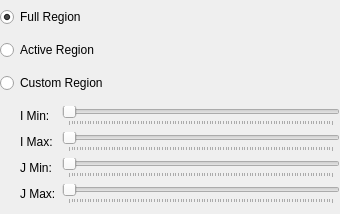
<?xml version="1.0" encoding="UTF-8"?>
<ui version="4.0">
 <class>Region2dSettingEditWidget</class>
 <widget class="QWidget" name="Region2dSettingEditWidget">
  <property name="geometry">
   <rect>
    <x>0</x>
    <y>0</y>
    <width>340</width>
    <height>214</height>
   </rect>
  </property>
  <property name="windowTitle">
   <string>Form</string>
  </property>
  <layout class="QVBoxLayout" name="verticalLayout">
   <property name="leftMargin">
    <number>0</number>
   </property>
   <property name="topMargin">
    <number>0</number>
   </property>
   <property name="rightMargin">
    <number>0</number>
   </property>
   <property name="bottomMargin">
    <number>0</number>
   </property>
   <item>
    <widget class="QRadioButton" name="fullRadioButton">
     <property name="text">
      <string>Full Region</string>
     </property>
     <property name="checked">
      <bool>true</bool>
     </property>
    </widget>
   </item>
   <item>
    <widget class="QRadioButton" name="activeRadioButton">
     <property name="text">
      <string>Active Region</string>
     </property>
    </widget>
   </item>
   <item>
    <widget class="QRadioButton" name="customRadioButton">
     <property name="text">
      <string>Custom Region</string>
     </property>
    </widget>
   </item>
   <item>
    <layout class="QHBoxLayout" name="horizontalLayout">
     <item>
      <spacer name="horizontalSpacer">
       <property name="orientation">
        <enum>Qt::Horizontal</enum>
       </property>
       <property name="sizeType">
        <enum>QSizePolicy::Fixed</enum>
       </property>
       <property name="sizeHint" stdset="0">
        <size>
         <width>20</width>
         <height>20</height>
        </size>
       </property>
      </spacer>
     </item>
     <item>
      <layout class="QGridLayout" name="gridLayout">
       <item row="0" column="0">
        <widget class="QLabel" name="iMinLabel">
         <property name="text">
          <string>I Min:</string>
         </property>
        </widget>
       </item>
       <item row="0" column="1">
        <widget class="SliderWithValue" name="iMinSlider">
         <property name="enabled">
          <bool>false</bool>
         </property>
         <property name="orientation">
          <enum>Qt::Horizontal</enum>
         </property>
         <property name="tickPosition">
          <enum>QSlider::TicksBelow</enum>
         </property>
        </widget>
       </item>
       <item row="1" column="0">
        <widget class="QLabel" name="iMaxLabel">
         <property name="text">
          <string>I Max:</string>
         </property>
        </widget>
       </item>
       <item row="1" column="1">
        <widget class="SliderWithValue" name="iMaxSlider">
         <property name="enabled">
          <bool>false</bool>
         </property>
         <property name="orientation">
          <enum>Qt::Horizontal</enum>
         </property>
         <property name="tickPosition">
          <enum>QSlider::TicksBelow</enum>
         </property>
        </widget>
       </item>
       <item row="2" column="0">
        <widget class="QLabel" name="jMinLabel">
         <property name="text">
          <string>J Min:</string>
         </property>
        </widget>
       </item>
       <item row="2" column="1">
        <widget class="SliderWithValue" name="jMinSlider">
         <property name="enabled">
          <bool>false</bool>
         </property>
         <property name="orientation">
          <enum>Qt::Horizontal</enum>
         </property>
         <property name="tickPosition">
          <enum>QSlider::TicksBelow</enum>
         </property>
        </widget>
       </item>
       <item row="3" column="0">
        <widget class="QLabel" name="jMaxLabel">
         <property name="text">
          <string>J Max:</string>
         </property>
        </widget>
       </item>
       <item row="3" column="1">
        <widget class="SliderWithValue" name="jMaxSlider">
         <property name="enabled">
          <bool>false</bool>
         </property>
         <property name="orientation">
          <enum>Qt::Horizontal</enum>
         </property>
         <property name="tickPosition">
          <enum>QSlider::TicksBelow</enum>
         </property>
        </widget>
       </item>
      </layout>
     </item>
    </layout>
   </item>
  </layout>
 </widget>
 <customwidgets>
  <customwidget>
   <class>SliderWithValue</class>
   <extends>QSlider</extends>
   <header>guibase/widget/sliderwithvalue.h</header>
  </customwidget>
 </customwidgets>
 <resources/>
 <connections>
  <connection>
   <sender>customRadioButton</sender>
   <signal>toggled(bool)</signal>
   <receiver>iMinSlider</receiver>
   <slot>setEnabled(bool)</slot>
   <hints>
    <hint type="sourcelabel">
     <x>52</x>
     <y>74</y>
    </hint>
    <hint type="destinationlabel">
     <x>107</x>
     <y>99</y>
    </hint>
   </hints>
  </connection>
  <connection>
   <sender>customRadioButton</sender>
   <signal>toggled(bool)</signal>
   <receiver>iMaxSlider</receiver>
   <slot>setEnabled(bool)</slot>
   <hints>
    <hint type="sourcelabel">
     <x>37</x>
     <y>71</y>
    </hint>
    <hint type="destinationlabel">
     <x>93</x>
     <y>128</y>
    </hint>
   </hints>
  </connection>
  <connection>
   <sender>customRadioButton</sender>
   <signal>toggled(bool)</signal>
   <receiver>jMinSlider</receiver>
   <slot>setEnabled(bool)</slot>
   <hints>
    <hint type="sourcelabel">
     <x>28</x>
     <y>78</y>
    </hint>
    <hint type="destinationlabel">
     <x>85</x>
     <y>156</y>
    </hint>
   </hints>
  </connection>
  <connection>
   <sender>customRadioButton</sender>
   <signal>toggled(bool)</signal>
   <receiver>jMaxSlider</receiver>
   <slot>setEnabled(bool)</slot>
   <hints>
    <hint type="sourcelabel">
     <x>14</x>
     <y>78</y>
    </hint>
    <hint type="destinationlabel">
     <x>91</x>
     <y>179</y>
    </hint>
   </hints>
  </connection>
 </connections>
</ui>
